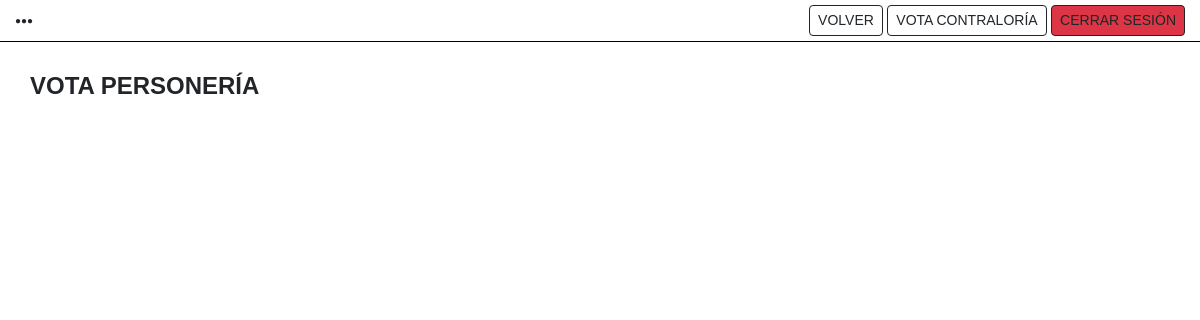
The app's page /votes/personería (signed in), older data.
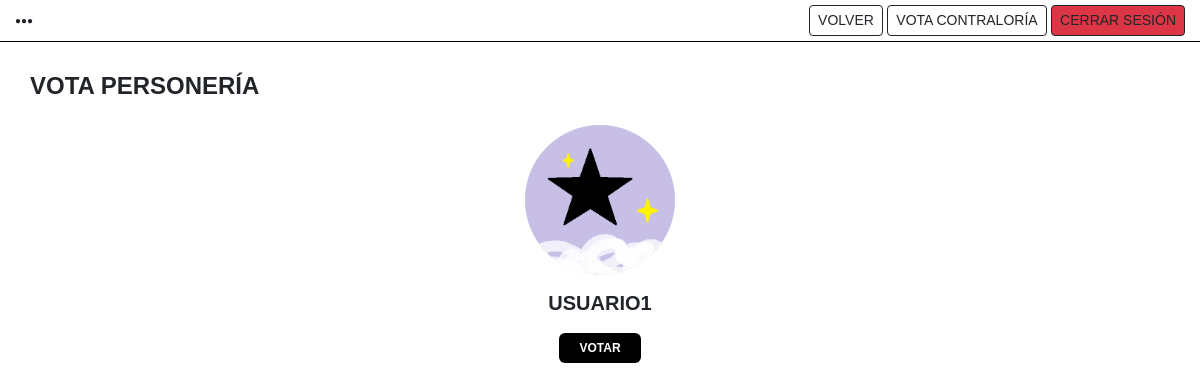
The same page, newer data.
### Users/models.py (models this page shows, shortened)
class Candidates(models.Model):
    user = models.OneToOneField(User, on_delete=models.CASCADE, related_name='candidate')
    position = models.CharField(max_length=50)
    image = models.ImageField(upload_to='candidates/', null=True, blank=True)
    votes = models.PositiveIntegerField(default=0)
    percentege = models.FloatField(default=0.0)
    class Meta:
        verbose_name_plural = "Candidates"

### Candidates/views.py (called while the page is built)
@login_required(login_url='login')
def personeria(request):
    ombudsmans = Candidates.objects.filter(position='Personero')
    return  render(request, 'Candidates/personeria.html',{
        'ombudsman' : ombudsmans,
    })

### templates/Candidates/personeria.html (shortened to what this page needs)
{% load static %}
<!DOCTYPE html>
<html lang="es">
<head>
  <link href="https://cdn.jsdelivr.net/npm/bootstrap@5.3.3/dist/css/bootstrap.min.css" rel="stylesheet">
  <link rel="stylesheet" href="{% static 'css/Candidates/personeriaStyles.css' %}">
</head>
<body>
  <div class="top-bar">
    <div class="dots">●●●</div>
    <div>
      <div>
        <a href="{% url 'main' %}" class="btn btn-outline-dark btn-sm btn-top">VOLVER</a>
        <a href="{% url 'contraloría' %}" class="btn btn-outline-dark btn-sm btn-top">VOTA CONTRALORÍA</a>
        <a href="{% url 'logout' %}" class="btn btn-outline-dark btn-sm btn-top bg-danger">CERRAR SESIÓN</a>
      </div>
    </div>
  </div>
  <div class="container-candidatos">
    <h4 class="fw-bold">VOTA PERSONERÍA</h4>
    <div class="row mt-4 justify-content-center">
      {% for candidate in ombudsman %}
      <div class="col-sm-6 col-md-4 col-lg-3 candidato">
        <img src="{{ candidate.image.url }}" alt="{{candidate.user.username}}">
        <h5 class="mt-3 fw-bold">{{candidate.user.username}}</h5>
        <form action="{% url 'vote_candidate' candidate.id %}" method="POST">
          <button type="submit" class="btn btn-votar">VOTAR</button>
        </form>
      </div>
      {% endfor %}
    </div>
  </div>
</body>
</html>

Row changes from the older to the newer data that the page shows:
added Candidates: image (picture), user.username "USUARIO1"
